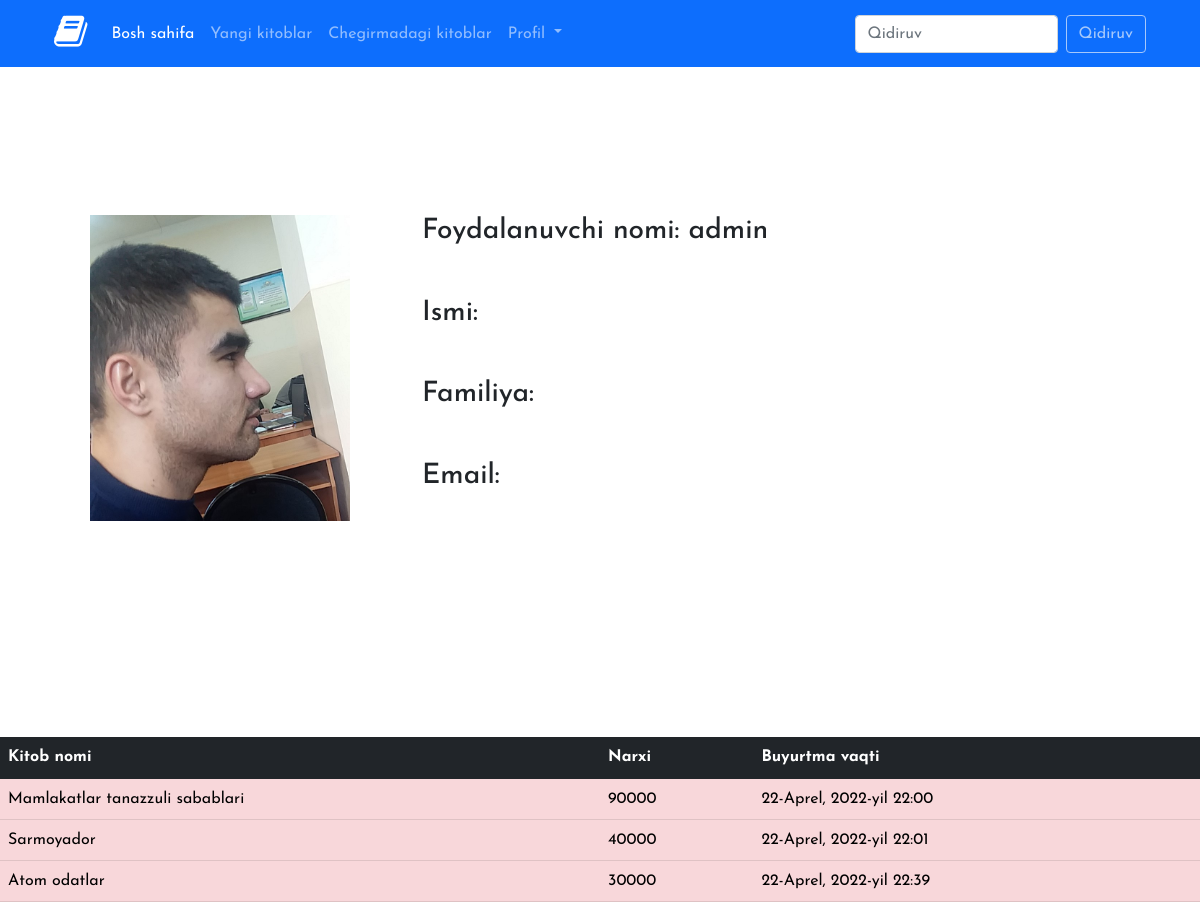
Page /account/profile/ (signed in) on the committed database.
### orders/models.py (models this page shows, shortened)
class Customer(models.Model):
    customer = models.ForeignKey('auth.user',on_delete=models.CASCADE)
    adress = models.CharField(max_length=300)
    product = models.ForeignKey(Books,on_delete=models.CASCADE)
    create_time = models.DateTimeField(auto_now_add=True)
    count = models.IntegerField(default=1)
    class Meta:
        verbose_name = 'Buyurtma'
        verbose_name_plural = 'Buyurtmalar'

### books/models.py (models this page shows, shortened)
class Books(models.Model):
    cname = models.ForeignKey(Category,on_delete=models.CASCADE,verbose_name='Kategoriya nomi')
    name = models.CharField(max_length=150,verbose_name='Kitobning nomi')
    slug = models.SlugField(unique=True,null=True)
    description = models.TextField()
    author= models.CharField(max_length=200,verbose_name='Muallifi')
    publish_date = models.DateField()
    created_time = models.DateTimeField(auto_now_add=True)
    price = models.IntegerField()
    count = models.IntegerField()
    buy_count = models.IntegerField()
    photo = models.ImageField(upload_to='media/photo',null=True)
    def __str__(self):
        return self.name
    class Meta:
        verbose_name = 'Kitob'
        verbose_name_plural = "Kitoblar"
        ordering = ['created_time']

### Profile/views.py (the view)
# urls.py: path('/profile/',profile,name='profile'),
def profile(request):
    usr = User.objects.get(pk=request.user.id)
    user = Customer.objects.filter(customer=request.user)
    total = 0
    s = 0
    a = []
    for i in user:
        pr = Books.objects.get(pk=i.product.id)
        total+=pr.price
        s+=1
        a.append(s)
    print(a)
    return render(request,'profile.html',{'data':user,
                                          'cat':cat,
                                          'user':usr,
                                          'title':'Profil',
                                          'son':a,
                                          'total':total})

### templates/profile.html (shortened to what this page needs)
<!DOCTYPE html>
{% load static %}
<html lang="en">
<head>
    <link
      href="https://cdn.jsdelivr.net/npm/bootstrap@5.1.3/dist/css/bootstrap.min.css"
      rel="stylesheet"
    />
    <link rel="stylesheet" href="{% static 'css/home.css' %}" />
    <link rel="stylesheet" href="https://cdnjs.cloudflare.com/ajax/libs/font-awesome/4.7.0/css/font-awesome.min.css">
</head>
<body>
    <div class="menu w-100 navbar-dark bg-primary">
        <div class="container">
          <nav class="navbar navbar-expand-lg">
            <div class="container-fluid">
              <a class="navbar-brand" href="{% url 'home' %}"
                ><i class="fa fa-book" style="font-size: 36px"></i
              ></a>
              <div class="collapse navbar-collapse" id="navbarSupportedContent">
                <ul class="navbar-nav me-auto mb-2 mb-lg-0">
                  <li class="nav-item">
                    <a
                      class="nav-link active"
                      aria-current="page"
                      href="{% url 'home' %}"
                      >Bosh sahifa</a
                    >
                  </li>
                  <li class="nav-item">
                    <a class="nav-link" href="{% url 'new' %}">Yangi kitoblar</a>
                  </li>
                  <li class="nav-item">
                    <a class="nav-link" href="{% url 'discount' %}">Chegirmadagi kitoblar</a>
                  </li>
                  <li class="nav-item dropdown">
                    <a
                      class="nav-link dropdown-toggle"
                      href="#"
                      id="navbarDropdown"
                      role="button"
                      data-bs-toggle="dropdown"
                      aria-expanded="false"
                    >
                      Profil
                    </a>
                  </li>
                </ul>
                <form class="d-flex" method="GET" action="{% url 'search' %}">
                  <input
                    id="searchTxt"
                    class="form-control me-2"
                    type="search"
                    name="q"
                    placeholder="Qidiruv"
                    aria-label="Search"
                  />
                  <input
                    id="btnnn"
                    class="btn btn-outline-light disabled"
                    type="submit"
                    value="Qidiruv"
                  />
                </form>
              </div>
            </div>
          </nav>
        </div>
      </div>
      <div class="container">
        <div class="main">
            <div class="box row">
                <div class="col-lg-4 col-12">
                    <img class="img-fluid p-5" src="./img/Jahongir.jpg" alt="Mavjud emas">
                </div>
                <div class="col-lg-8 col-12 py-5">
                    <h3>Foydalanuvchi nomi: <span>{{ user }}</span></h3>
                    <h3 class="my-5">Ismi: </h3>
                    <h3>Familiya: </h3>
                    <h3 class="my-5">Email: </h3>
                </div>
            </div>
        </div>
    </div>
    <br>
    <br>
    {% if data %}
        <table class="table">
            <thead>
            <tr class="table-dark">
                <th scope="col">Kitob nomi</th>
                <th scope="col">Narxi</th>
                <th scope="col">Buyurtma vaqti</th>
            </tr>
            </thead>
            <tbody>
            {% for i in data %}
                <tr>
                    <td class="table-danger">{{ i.product }}</td>
                    <td class="table-danger">{{ i.product.price }}</td>
                    <td class="table-danger">{{ i.create_time }}</td>
                </tr>
            {% endfor %}
            </tbody>
        </table>
    {% else %}
        <h1>Buyurtmalar mavjud emas</h1>
    {% endif %}
</body>
</html>

### books/static/css/home.css (style rules this page uses)
body { background-image: url(../img/poster.jpg); background-repeat: no-repeat; background-size: cover; background-attachment: fixed; font-family: 'Josefin Sans', sans-serif; }
.main { margin: 100px 0; position: relative; }
.box { background-color: rgba(255, 255, 255, 0.8); }

### rows in the picture
Customer: product "Mamlakatlar tanazzuli sabablari", product.price "90000", create_time "22-Aprel, 2022-yil 22:00"
Customer: product "Sarmoyador", product.price "40000", create_time "22-Aprel, 2022-yil 22:01"
Customer: product "Atom odatlar", product.price "30000", create_time "22-Aprel, 2022-yil 22:39"

### other values in the picture
{{ user }} "admin"
